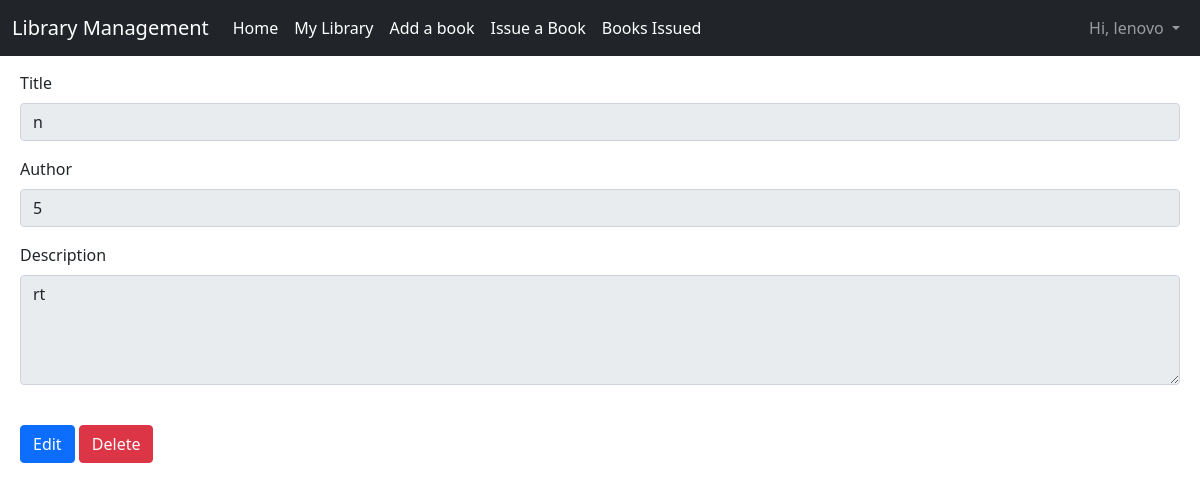
/book/4 (signed in), run on the app's committed database.
### main/models.py (models this page shows, shortened)
class Book(models.Model):
    title = models.CharField(max_length=350)
    author = models.CharField(max_length=300)
    description = models.TextField(max_length=5000, null=True, blank=True)
    issued = models.BooleanField(default=False)

### main/views.py (the view)
# urls.py: path("book/<int:id>", views.book, name="individual_book"),
@login_required(login_url='login')
def book(request, id):
    ls = Book.objects.get(id=id)
    return render(request, 'book.html', {"ls" : ls})

### templates/book.html (shortened to what this page needs)
{% extends "layout.html" %}
{% block body %}
<div class="mb-3">
    <label for="disabledTextInput" class="form-label">Title</label>
    <input type="text" id="disabledTextInput" class="form-control" value="{{ ls.title }}" disabled>
</div>
<div class="mb-3">
    <label for="disabledTextInput" class="form-label">Author</label>
    <input type="text" id="disabledTextInput" class="form-control" value="{{ ls.author }}" disabled>
</div>
{% if ls.description %}
<div class="mb-3">
    <label for="exampleFormControlTextarea1" class="form-label">Description</label>
    <textarea class="form-control" id="exampleFormControlTextarea1" rows="4" disabled>{{ ls.description }}</textarea>
  </div>
{% endif %}
    <br>
        <button class="btn btn-primary">
            <a style="text-decoration: none; color: white;" href="/update/{{ ls.id }}">Edit</a>
        </button>
        <button class="btn btn-danger">
            <a href="/delete/{{ ls.id }}" style="text-decoration: none; color: white;">Delete</a>
        </button>
{% endblock body %}

### templates/layout.html (shortened to what this page needs)
{% load static %}
<!DOCTYPE html>
<html lang="en">
<head>
    <link href="https://cdn.jsdelivr.net/npm/bootstrap@5.1.1/dist/css/bootstrap.min.css" rel="stylesheet">
    <link rel="stylesheet" href="{% static 'styles.css' %}">
    <link rel="stylesheet" href="https://unpkg.com/@trevoreyre/autocomplete-js/dist/style.css"/>
</head>
<body>
    <nav class="navbar navbar-expand-lg navbar-dark bg-dark sticky-top">
        <div class="container-fluid">
          <a class="navbar-brand" href="">Library Management</a>
          <div class="collapse navbar-collapse" id="navbarSupportedContent">
            <ul class="navbar-nav me-auto mb-2 mb-lg-0">
              <li class="nav-item">
                <a class="nav-link active" aria-current="page" href="/">Home</a>
              </li>
              <li class="nav-item">
                <a class="nav-link active" aria-current="page" href="/library">My Library</a>
              </li>
              <li class="nav-item">
                <a class="nav-link active" aria-current="page" href="/add-book">Add a book</a>
              </li>
              <li class="nav-item">
                <a class="nav-link active" aria-current="page" href="/issue-book">Issue a Book</a>
              </li>
              <li class="nav-item">
                <a class="nav-link active" aria-current="page" href="/books-issued">Books Issued</a>
              </li>
              </ul>
              <ul class="navbar-nav ms-auto">
                {% if user.is_authenticated %}
                <li class="nav-item dropdown">
                  <a class="nav-link dropdown-toggle" href="#" id="navbarDarkDropdownMenuLink" role="button" data-bs-toggle="dropdown" aria-expanded="false">
                    Hi, {{ request.user }}
                  </a>
                </li>
                {% endif %}
              </ul>
          </div>
        </div>
      </nav>
    <div class="content">
        {% block body %}{% endblock body %}
    </div>
</body>
</html>

### static/styles.css (style rules this page uses)
.content { margin: 15px 20px; }

### data on the page
Book: title "n", author "5", description "rt"

### other printed values
{{ request.user }} "lenovo"
